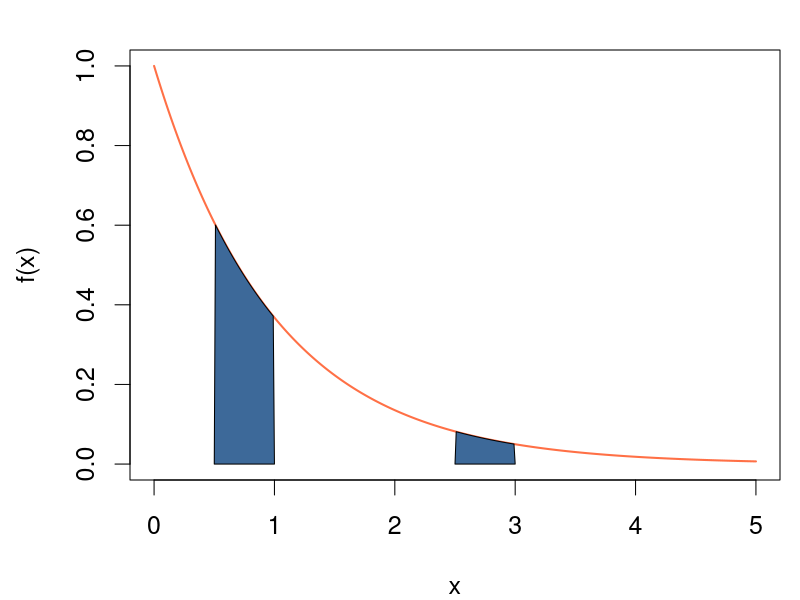

This chart was generated by the following R code:
# Dichte und Flaeche

lambda <- 1
exp.ts <- ts(dexp(seq(0, 5, by=0.02), lambda), start=0, frequency=50)

par(mai=c(1.2,1.3,0.5,0.2), cex=1.5)
plot(exp.ts, type="l", xlim=c(0,5), ylim=c(0,1),
     col=c("#FF7046"), lwd=2, xlab="x", ylab="f(x)")

exp1.ts <- ts(c(0,dexp(seq(0.51, 0.99, by=0.01), lambda),0), start=0.5, frequency=100)
polygon(exp1.ts, col="#3D6999")

exp2.ts <- ts(c(0,dexp(seq(2.51, 2.99, by=0.01), lambda),0), start=2.5, frequency=100)
polygon(exp2.ts, col="#3D6999")
